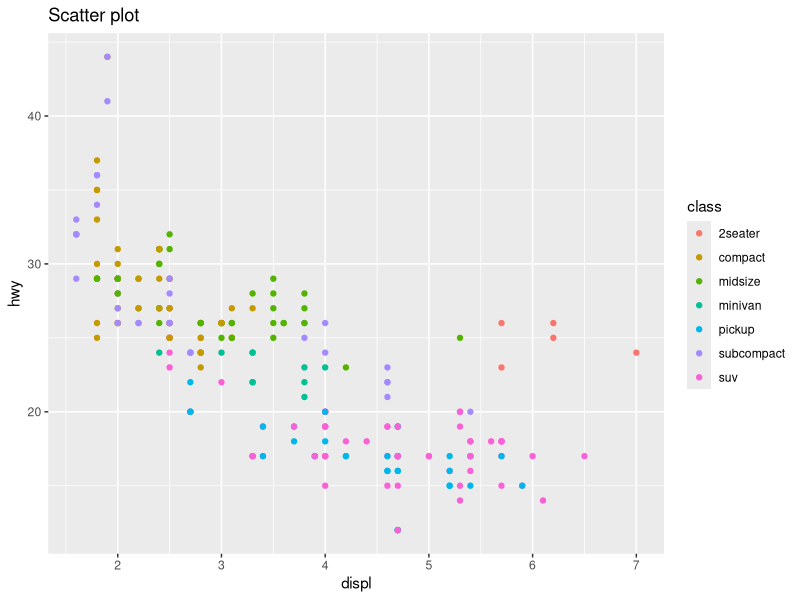
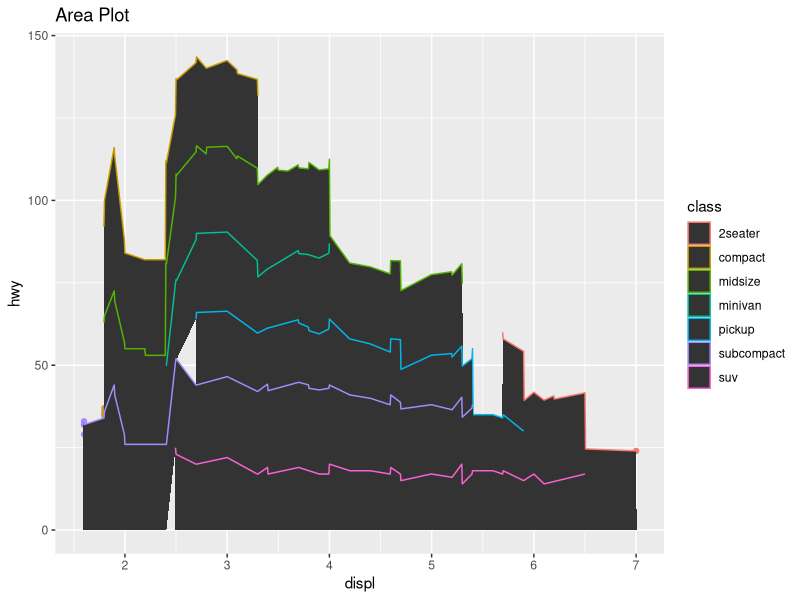

These charts were generated, in order, by the following R code: (Note: this script raises an error after producing the figures.)
#####################################################################################################
###' Annotations using ggplot2
###' Vivek Kumar Gupta
#####################################################################################################
library(ggplot2)
library(mgcv)
data(mpg)
attach(mpg)
head(mpg , 6)

##' Data 
##' Aesthetics : mapping between variables and the visual props
##' Geom : at least one layer on how to render each obs 
##' 
##' qplot() fast , quick way of plotting ggplot object. 
##' 


##Simple plot types

p <- ggplot(mpg , aes(displ , hwy , colour = class)) + 
        geom_point() +
        ggtitle("Scatter plot")
print(p)

p <- p + 
  geom_area() + ggtitle("Area Plot")
print(p)

p <- p + geom_text()
print(p)  

##Begin annotations
data(presidential)
data(economics)

head(presidential , 10)
head(economics , 10)
attach(presidential)
attach(economics)

presidential = subset(presidential , presidential$start > economics$date[1])

ggplot(economics) + 
  geom_rect(
      aes(xmin = start , xmax = end , fill = party) , 
      ymin = -Inf , ymax = Inf , alpha = 0.2, 
      data = presidential
  ) + 
  geom_vline(
    aes(xintercept = as.numeric(start)) , 
    data = presidential, 
    colour = "grey" ,     alpha = 0.5   
 ) + 
  geom_text(
    aes(x = start , y = 2500 , label = name) , 
    data = presidential , 
    size = 3 , vjust = 0 , hjust = 0 , nudge_x = 50
  ) + 
  geom_line(aes(date , unemploy)) + 
  scale_fill_manual(values = c("blue" , "red"))
  
###diamond dataset , addign a comparison reference line

data(diamonds)
attach(diamonds)

ggplot(diamonds , aes(log10(carat) , log10(price))) + 
  geom_point() + 
  facet_wrap(~ cut, nrow = 1)

ggplot(diamonds , aes(log10(carat) , log10(price))) + 
  geom_bin2d() + 
  facet_wrap(~ cut, nrow = 1)

mod_coef = coef(lm(log10(price) ~ log10(carat) , data = diamonds))

ggplot(diamonds , aes(log10(carat) , log10(price))) + 
  geom_point() + 
  geom_abline(intercept = mod_coef[1] , slope = mod_coef[2] , 
              colour = "white" , size = 1) +
  facet_wrap(~ cut, nrow = 1)

